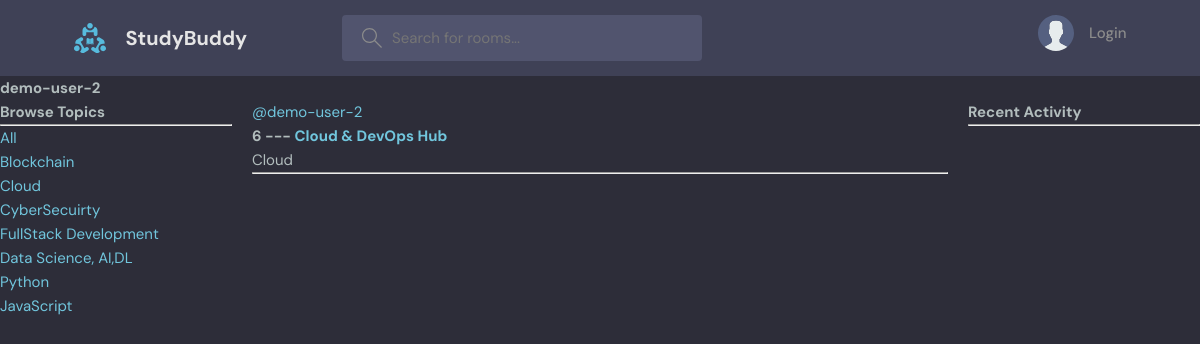
/user-profile/4/, run on the app's committed database.
### base/models.py (models this page shows, shortened)
class Topic(models.Model):
    name=models.CharField(max_length=200)

class Room(models.Model):
    host=models.ForeignKey(User,on_delete=models.SET_NULL,null=True)
    topic=models.ForeignKey(Topic,on_delete=models.SET_NULL,null=True)
    name=models.CharField(max_length=200)
    description=models.TextField(null=True,blank=True)
    participants=models.ManyToManyField(User,related_name='participants',blank=True)
    updated=models.DateTimeField(auto_now=True)
    created=models.DateTimeField(auto_now_add=True)
    class Meta:
        ordering=['-updated','-created']

### base/views.py (the view)
# urls.py: path('user-profile/<str:pk>/', views.userProfile, name='user-profile'),
def userProfile(request,pk):
    user=User.objects.get(id=pk)
    rooms=user.room_set.all()
    room_messages=user.message_set.all()
    topics=Topic.objects.all()
    context={'user':user,'rooms':rooms,'room_messages':room_messages,'topics':topics}
    return render(request,'base/profile.html',context)

### base/templates/base/profile.html (shortened to what this page needs)
{% extends 'main.html' %}
{% block content %}
<h1>{{user.username}}</h1>
<div class="profile-container">
    <div>
        {% include 'base/topic_components.html' %}
    </div>
    <div>
        {% include 'base/feed_component.html' %}
    </div>
    <div>
        {% include 'base/activity_component.html' %}
    </div>
</div>
{% endblock content %}

### base/templates/base/topic_components.html
<h3>Browse Topics</h3>
        <hr>
        <div>
            <a href="{% url 'home' %}">All</a>
        </div>
        {% for topic in topics %}
        <div>
            <a href="{% url 'home' %}?q={{ topic.name }}">{{ topic.name }}</a>
        </div>
        {% endfor %}

### base/templates/base/feed_component.html (shortened to what this page needs)
<div>
    {% for room in rooms %}
    <div>
        {% if room.host %}
        <a href="{% url 'user-profile' room.host.id %}">@{{ room.host.username }}</a>
        {% else %}
            <span>Unknown Host</span>
        {% endif %}
        <h5>{{ room.id }} --- <a href="{% url 'room' room.id %}">{{ room.name }}</a></h5>
        <small>{{ room.topic.name }}</small>
        <hr>
    </div>
    {% endfor %}
</div>

### static/styles/main.css (style rules this page uses)
:root { --color-main: #71c6dd; --color-main-light: #e1f6fb; --color-dark: #3f4156; --color-dark-medium: #51546e; --color-dark-light: #696d97; --color-light: #e5e5e5; --color-gray: #8b8b8b; --color-light-gray: #b2bdbd; --color-bg: #2d2d39; --color-success: #5dd693; --color-error: #fc4b0b; }
* { font-family: "DM Sans", -apple-system, BlinkMacSystemFont, "Segoe UI", Roboto, Oxygen, Ubuntu, Cantarell, "Open Sans", "Helvetica Neue", sans-serif; margin: 0; padding: 0; box-sizing: border-box; text-rendering: optimizeLegibility; font-size: inherit; }
html { font-size: 56.25%; }
@media only screen and (min-width: 1200px) { html { font-size: 62.5%; } }
body { line-height: 1.6; font-weight: 400; font-size: 1.5rem; color: var(--color-light-gray); background-color: var(--color-bg); min-height: 100vh; }
a { display: inline-block; color: var(--color-main); text-decoration: none; }

### base/templates/base/profile.html (style rules this page uses)
.profile-container { display: grid; grid-template-columns: 1fr 3fr 1fr; gap: 20px; }

### data on the page
Topic: name "Blockchain"
Topic: name "Cloud"
Topic: name "CyberSecuirty"
Topic: name "FullStack Development"
Topic: name "Data Science, AI,DL"
Topic: name "Python"
Topic: name "JavaScript"
Room: host.username "demo-user-2", id "6", name "Cloud & DevOps Hub", topic.name "Cloud"

### other printed values
{{ user.username }} "demo-user-2"
